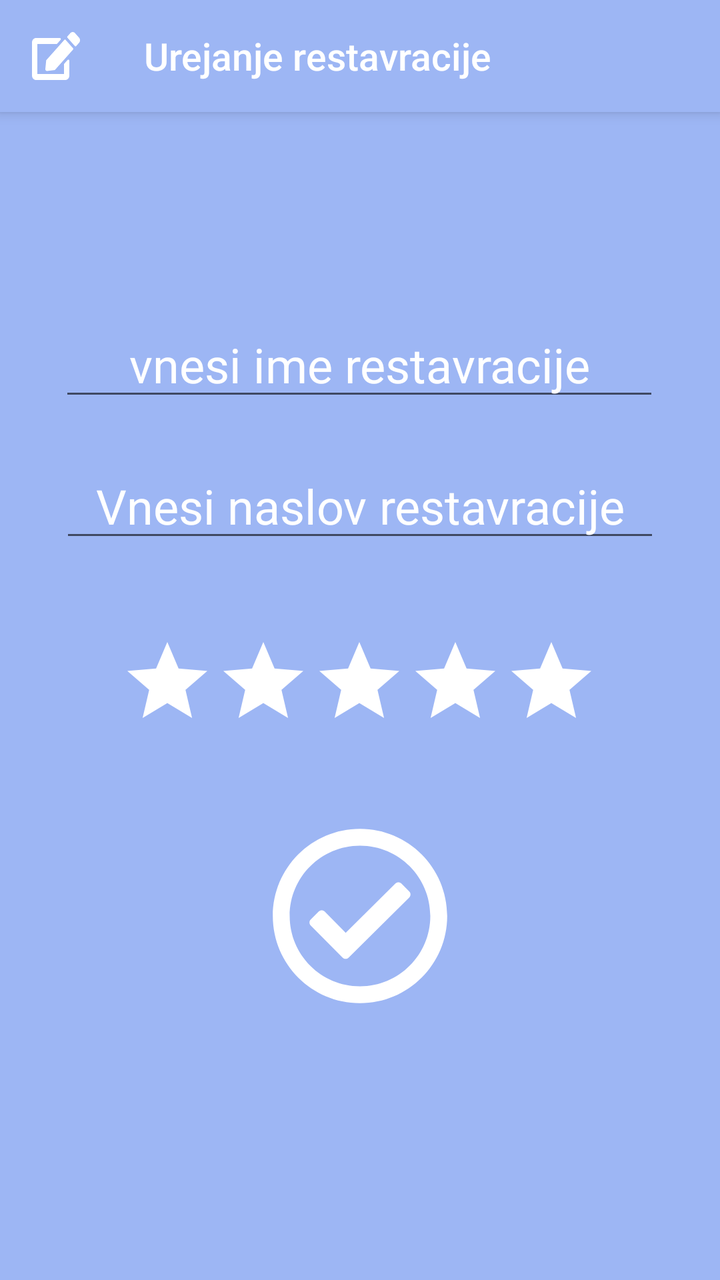
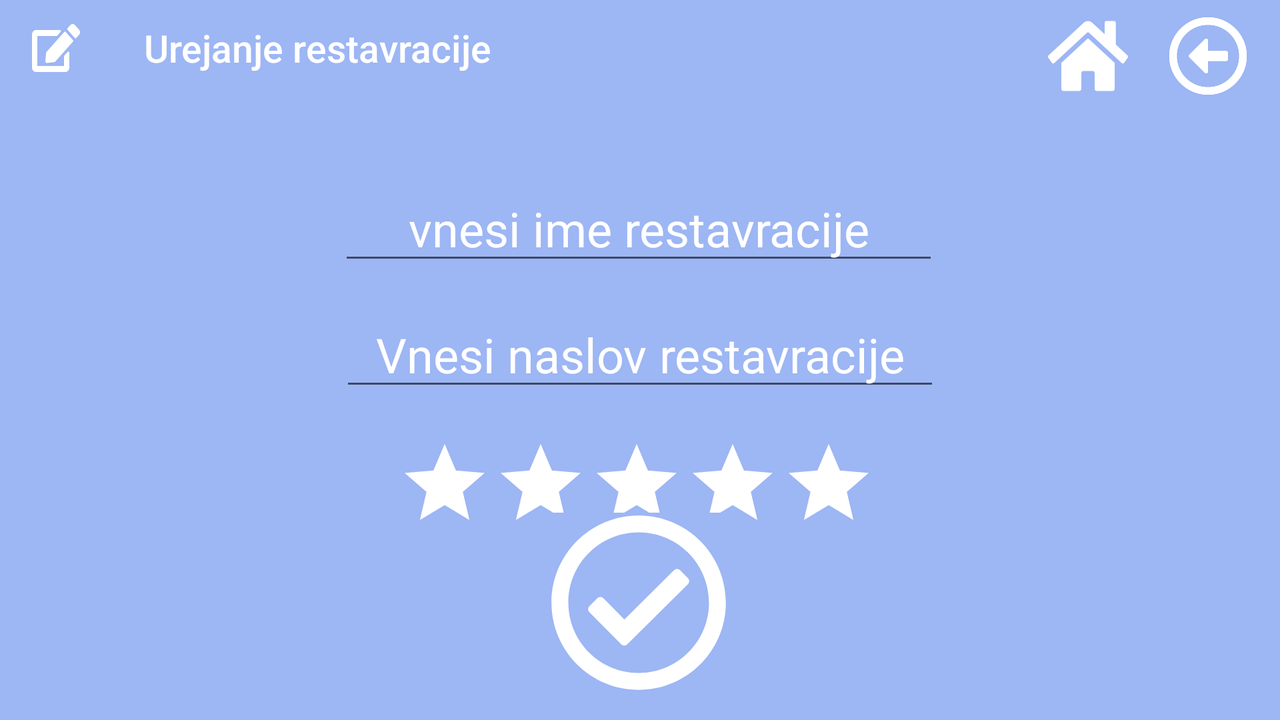

One screen, two layout resources from the same app: the default and the repository's alternative for another configuration. Each is rendered where Android would select it; the XML of both is given below.
<!-- AndroidManifest.xml: application theme AppTheme -->
<!-- res/layout/activity_urejanje_restavracije.xml -->
<?xml version="1.0" encoding="utf-8"?>
<android.support.constraint.ConstraintLayout xmlns:android="http://schemas.android.com/apk/res/android"
    xmlns:app="http://schemas.android.com/apk/res-auto"
    xmlns:tools="http://schemas.android.com/tools"
    android:layout_width="match_parent"
    android:layout_height="match_parent"
    tools:context=".Urejanje_restavracije"
    android:background="@color/background">

    <android.support.v7.widget.Toolbar
        android:id="@+id/toolbar_urejanje_restavracij"
        android:layout_width="match_parent"
        android:layout_height="?attr/actionBarSize"
        android:layout_marginStart="0dp"
        android:layout_marginLeft="0dp"
        android:layout_marginTop="0dp"
        android:layout_marginEnd="0dp"
        android:layout_marginRight="0dp"
        android:background="@color/background"
        android:elevation="4dp"
        android:paddingLeft="10dp"
        android:theme="@style/toolbar_icon"
        app:layout_constraintEnd_toEndOf="parent"
        app:layout_constraintStart_toStartOf="parent"
        app:layout_constraintTop_toTopOf="parent"
        app:navigationIcon="@drawable/ic_edit"
        app:popupTheme="@style/ThemeOverlay.AppCompat.Light"
        app:title="Urejanje restavracije"
        app:titleTextAppearance="@style/toolbar"
        app:titleTextColor="@color/white" />

    <EditText
        android:id="@+id/urejanje_ime_restavracije"
        android:layout_width="300dp"
        android:layout_height="wrap_content"
        android:layout_marginStart="8dp"
        android:layout_marginLeft="8dp"
        android:layout_marginTop="100dp"
        android:layout_marginEnd="8dp"
        android:layout_marginRight="8dp"
        android:gravity="center"
        android:hint="vnesi ime restavracije"
        android:inputType="text"
        android:textColor="@color/white"
        android:textColorHint="@color/white"
        android:textSize="24dp"
        app:layout_constraintEnd_toEndOf="parent"
        app:layout_constraintHorizontal_bias="0.494"
        app:layout_constraintStart_toStartOf="parent"
        app:layout_constraintTop_toBottomOf="@+id/toolbar_urejanje_restavracij" />

    <EditText
        android:id="@+id/urejanje_naslov_restavracije"
        android:layout_width="300dp"
        android:layout_height="wrap_content"
        android:layout_marginStart="8dp"
        android:layout_marginLeft="8dp"
        android:layout_marginTop="8dp"
        android:layout_marginEnd="8dp"
        android:layout_marginRight="8dp"
        android:layout_marginBottom="8dp"
        android:inputType="text"
        android:hint="Vnesi naslov restavracije"
        android:gravity="center"
        android:textSize="24dp"
        android:textColor="@color/white"
        android:textColorHint="@color/white"
        app:layout_constraintBottom_toBottomOf="parent"
        app:layout_constraintEnd_toEndOf="parent"
        app:layout_constraintStart_toStartOf="parent"
        app:layout_constraintTop_toBottomOf="@+id/urejanje_ime_restavracije"
        app:layout_constraintVertical_bias="0.036" />

    <RatingBar
        android:id="@+id/urejanje_dodajanje_rating"
        android:layout_width="wrap_content"
        android:layout_height="wrap_content"
        android:layout_marginStart="8dp"
        android:layout_marginLeft="8dp"
        android:layout_marginTop="8dp"
        android:layout_marginEnd="8dp"
        android:layout_marginRight="8dp"
        android:layout_marginBottom="8dp"
        android:numStars="5"
        android:stepSize="1"
        app:layout_constraintBottom_toBottomOf="parent"
        app:layout_constraintEnd_toEndOf="parent"
        app:layout_constraintHorizontal_bias="0.496"
        app:layout_constraintStart_toStartOf="parent"
        app:layout_constraintTop_toBottomOf="@+id/urejanje_naslov_restavracije"
        app:layout_constraintVertical_bias="0.113"
        android:progressBackgroundTint="@color/white"
        android:progressTint="@color/gold"/>

    <Button
        android:id="@+id/urejanje_potrdi"
        android:layout_width="wrap_content"
        android:layout_height="wrap_content"
        android:layout_marginStart="0dp"
        android:layout_marginLeft="0dp"
        android:layout_marginTop="0dp"
        android:layout_marginEnd="0dp"
        android:layout_marginRight="0dp"
        android:layout_marginBottom="0dp"
        app:layout_constraintBottom_toBottomOf="parent"
        app:layout_constraintEnd_toEndOf="parent"
        app:layout_constraintStart_toStartOf="parent"
        app:layout_constraintTop_toBottomOf="@+id/urejanje_naslov_restavracije"
        android:drawableLeft="@drawable/ic_check_circle"
        android:background="@color/background"
        android:drawableTint="@color/white"
        style="?android:attr/borderlessButtonStyle"
        />

</android.support.constraint.ConstraintLayout>
<!-- resources referenced by this layout -->
<resources>
  <color name="background">#9DB6F4</color>
  <color name="gold">#FFD700</color>
  <color name="white">#FFFFFF</color>
  <!-- drawable ic_check_circle (drawable) -->
  <vector android:height="90dp" android:viewportHeight="512"
      android:viewportWidth="512" android:width="90dp" xmlns:android="http://schemas.android.com/apk/res/android">
      <path android:fillColor="#FF000000" android:pathData="M256,8C119.033,8 8,119.033 8,256s111.033,248 248,248 248,-111.033 248,-248S392.967,8 256,8zM256,56c110.532,0 200,89.451 200,200 0,110.532 -89.451,200 -200,200 -110.532,0 -200,-89.451 -200,-200 0,-110.532 89.451,-200 200,-200m140.204,130.267l-22.536,-22.718c-4.667,-4.705 -12.265,-4.736 -16.97,-0.068L215.346,303.697l-59.792,-60.277c-4.667,-4.705 -12.265,-4.736 -16.97,-0.069l-22.719,22.536c-4.705,4.667 -4.736,12.265 -0.068,16.971l90.781,91.516c4.667,4.705 12.265,4.736 16.97,0.068l172.589,-171.204c4.704,-4.668 4.734,-12.266 0.067,-16.971z"/>
  </vector>
  <!-- drawable ic_edit (drawable) -->
  <vector android:height="24dp" android:viewportHeight="512"
      android:viewportWidth="576" android:width="24dp" xmlns:android="http://schemas.android.com/apk/res/android">
      <path android:fillColor="#FFFFFF" android:pathData="M402.6,83.2l90.2,90.2c3.8,3.8 3.8,10 0,13.8L274.4,405.6l-92.8,10.3c-12.4,1.4 -22.9,-9.1 -21.5,-21.5l10.3,-92.8L388.8,83.2c3.8,-3.8 10,-3.8 13.8,0zM564.6,60.3l-48.8,-48.8c-15.2,-15.2 -39.9,-15.2 -55.2,0l-35.4,35.4c-3.8,3.8 -3.8,10 0,13.8l90.2,90.2c3.8,3.8 10,3.8 13.8,0l35.4,-35.4c15.2,-15.3 15.2,-40 0,-55.2zM384,346.2L384,448L64,448L64,128h229.8c3.2,0 6.2,-1.3 8.5,-3.5l40,-40c7.6,-7.6 2.2,-20.5 -8.5,-20.5L48,64C21.5,64 0,85.5 0,112v352c0,26.5 21.5,48 48,48h352c26.5,0 48,-21.5 48,-48L448,306.2c0,-10.7 -12.9,-16 -20.5,-8.5l-40,40c-2.2,2.3 -3.5,5.3 -3.5,8.5z"/>
  </vector>
  <style name="toolbar" parent="@style/Base.TextAppearance.AppCompat.Title">
          <item name="android:textSize">19sp</item>
      </style>
  <style name="toolbar_icon">
          <item name="android:tint">#FFFFFF</item>
      </style>
  <style name="AppTheme" parent="Theme.AppCompat.Light.NoActionBar">
          
          <item name="colorPrimary">@color/colorPrimary</item>
          <item name="colorPrimaryDark">@color/colorPrimaryDark</item>
          <item name="colorAccent">@color/colorAccent</item>
      </style>
  <color name="colorPrimary">#008577</color>
  <color name="colorPrimaryDark">#00574B</color>
  <color name="colorAccent">#D81B60</color>
</resources>
<!-- res/layout-land/activity_urejanje_restavracije.xml (the repository's variant of the layout above) -->
<!-- drawn on the phone turned sideways -->
<?xml version="1.0" encoding="utf-8"?>
<android.support.constraint.ConstraintLayout xmlns:android="http://schemas.android.com/apk/res/android"
    xmlns:app="http://schemas.android.com/apk/res-auto"
    xmlns:tools="http://schemas.android.com/tools"
    android:layout_width="match_parent"
    android:layout_height="match_parent"
    tools:context=".Urejanje_restavracije"
    android:background="@color/background">

    <android.support.v7.widget.Toolbar
        android:id="@+id/toolbar_urejanje_restavracij"
        android:layout_width="match_parent"
        android:layout_height="?attr/actionBarSize"
        android:background="@color/background"
        android:paddingLeft="5dp"
        android:theme="@style/toolbar_icon"
        app:layout_constraintStart_toStartOf="parent"
        app:layout_constraintTop_toTopOf="parent"
        app:navigationIcon="@drawable/ic_edit"
        app:popupTheme="@style/ThemeOverlay.AppCompat.Light"
        app:title="Urejanje restavracije"
        app:titleTextAppearance="@style/toolbar"
        app:titleTextColor="@color/white" />

    <ImageView
        android:id="@+id/urejanje_home"
        android:layout_width="40dp"
        android:layout_height="40dp"
        android:layout_marginTop="8dp"
        android:layout_marginEnd="20dp"
        android:layout_marginRight="81dp"
        android:src="@drawable/ic_home"
        app:layout_constraintEnd_toStartOf="@+id/nazaj_urejanje"
        app:layout_constraintTop_toTopOf="parent" />

    <ImageView
        android:id="@+id/nazaj_urejanje"
        android:layout_width="40dp"
        android:layout_height="40dp"
        android:layout_marginTop="8dp"
        android:layout_marginEnd="16dp"
        android:layout_marginRight="16dp"
        android:src="@drawable/ic_back"
        app:layout_constraintEnd_toEndOf="parent"
        app:layout_constraintTop_toTopOf="parent" />

    <EditText
        android:id="@+id/urejanje_ime_restavracije"
        android:layout_width="300dp"
        android:layout_height="wrap_content"
        android:layout_marginStart="8dp"
        android:layout_marginLeft="8dp"
        android:layout_marginTop="40dp"
        android:layout_marginEnd="8dp"
        android:layout_marginRight="8dp"
        android:gravity="center"
        android:hint="vnesi ime restavracije"
        android:inputType="text"
        android:textColor="@color/white"
        android:textColorHint="@color/white"
        android:textSize="24dp"
        app:layout_constraintEnd_toEndOf="parent"
        app:layout_constraintHorizontal_bias="0.498"
        app:layout_constraintStart_toStartOf="parent"
        app:layout_constraintTop_toBottomOf="@+id/toolbar_urejanje_restavracij" />

    <EditText
        android:id="@+id/urejanje_naslov_restavracije"
        android:layout_width="300dp"
        android:layout_height="wrap_content"
        android:layout_marginStart="8dp"
        android:layout_marginLeft="8dp"
        android:layout_marginTop="8dp"
        android:layout_marginEnd="8dp"
        android:layout_marginRight="8dp"
        android:layout_marginBottom="8dp"
        android:inputType="text"
        android:hint="Vnesi naslov restavracije"
        android:gravity="center"
        android:textSize="24dp"
        android:textColor="@color/white"
        android:textColorHint="@color/white"
        app:layout_constraintBottom_toBottomOf="parent"
        app:layout_constraintEnd_toEndOf="parent"
        app:layout_constraintStart_toStartOf="parent"
        app:layout_constraintTop_toBottomOf="@+id/urejanje_ime_restavracije"
        app:layout_constraintVertical_bias="0.036" />

    <RatingBar
        android:id="@+id/urejanje_dodajanje_rating"
        android:layout_width="wrap_content"
        android:layout_height="wrap_content"
        android:layout_marginStart="8dp"
        android:layout_marginLeft="8dp"
        android:layout_marginTop="8dp"
        android:layout_marginEnd="8dp"
        android:layout_marginRight="8dp"
        android:layout_marginBottom="8dp"
        android:numStars="5"
        android:stepSize="1"
        app:layout_constraintBottom_toBottomOf="parent"
        app:layout_constraintEnd_toEndOf="parent"
        app:layout_constraintHorizontal_bias="0.496"
        app:layout_constraintStart_toStartOf="parent"
        app:layout_constraintTop_toBottomOf="@+id/urejanje_naslov_restavracije"
        app:layout_constraintVertical_bias="0.113"
        android:progressBackgroundTint="@color/white"
        android:progressTint="@color/gold"/>

    <Button
        android:id="@+id/urejanje_potrdi"
        style="?android:attr/borderlessButtonStyle"
        android:layout_width="wrap_content"
        android:layout_height="wrap_content"
        android:background="@color/background"
        android:drawableLeft="@drawable/ic_check_circle"
        android:drawableTint="@color/white"
        app:layout_constraintBottom_toBottomOf="parent"
        app:layout_constraintEnd_toEndOf="parent"
        app:layout_constraintHorizontal_bias="0.499"
        app:layout_constraintStart_toStartOf="parent"
        app:layout_constraintTop_toBottomOf="@+id/urejanje_naslov_restavracije"
        app:layout_constraintVertical_bias="0.806" />

</android.support.constraint.ConstraintLayout>
<!-- resources referenced by the variant -->
<!-- as the phone turned sideways resolves them -->
<resources>
  <color name="background">#9DB6F4</color>
  <color name="gold">#FFD700</color>
  <color name="white">#FFFFFF</color>
  <!-- drawable ic_check_circle (drawable) -->
  <vector android:height="90dp" android:viewportHeight="512"
      android:viewportWidth="512" android:width="90dp" xmlns:android="http://schemas.android.com/apk/res/android">
      <path android:fillColor="#FF000000" android:pathData="M256,8C119.033,8 8,119.033 8,256s111.033,248 248,248 248,-111.033 248,-248S392.967,8 256,8zM256,56c110.532,0 200,89.451 200,200 0,110.532 -89.451,200 -200,200 -110.532,0 -200,-89.451 -200,-200 0,-110.532 89.451,-200 200,-200m140.204,130.267l-22.536,-22.718c-4.667,-4.705 -12.265,-4.736 -16.97,-0.068L215.346,303.697l-59.792,-60.277c-4.667,-4.705 -12.265,-4.736 -16.97,-0.069l-22.719,22.536c-4.705,4.667 -4.736,12.265 -0.068,16.971l90.781,91.516c4.667,4.705 12.265,4.736 16.97,0.068l172.589,-171.204c4.704,-4.668 4.734,-12.266 0.067,-16.971z"/>
  </vector>
  <!-- drawable ic_edit (drawable) -->
  <vector android:height="24dp" android:viewportHeight="512"
      android:viewportWidth="576" android:width="24dp" xmlns:android="http://schemas.android.com/apk/res/android">
      <path android:fillColor="#FFFFFF" android:pathData="M402.6,83.2l90.2,90.2c3.8,3.8 3.8,10 0,13.8L274.4,405.6l-92.8,10.3c-12.4,1.4 -22.9,-9.1 -21.5,-21.5l10.3,-92.8L388.8,83.2c3.8,-3.8 10,-3.8 13.8,0zM564.6,60.3l-48.8,-48.8c-15.2,-15.2 -39.9,-15.2 -55.2,0l-35.4,35.4c-3.8,3.8 -3.8,10 0,13.8l90.2,90.2c3.8,3.8 10,3.8 13.8,0l35.4,-35.4c15.2,-15.3 15.2,-40 0,-55.2zM384,346.2L384,448L64,448L64,128h229.8c3.2,0 6.2,-1.3 8.5,-3.5l40,-40c7.6,-7.6 2.2,-20.5 -8.5,-20.5L48,64C21.5,64 0,85.5 0,112v352c0,26.5 21.5,48 48,48h352c26.5,0 48,-21.5 48,-48L448,306.2c0,-10.7 -12.9,-16 -20.5,-8.5l-40,40c-2.2,2.3 -3.5,5.3 -3.5,8.5z"/>
  </vector>
  <!-- drawable ic_home (drawable) -->
  <vector android:height="40dp" android:viewportHeight="512"
      android:viewportWidth="576" android:width="40dp" xmlns:android="http://schemas.android.com/apk/res/android">
      <path android:fillColor="#FFFFFF" android:pathData="M280.37,148.26L96,300.11V464a16,16 0,0 0,16 16l112.06,-0.29a16,16 0,0 0,15.92 -16V368a16,16 0,0 1,16 -16h64a16,16 0,0 1,16 16v95.64a16,16 0,0 0,16 16.05L464,480a16,16 0,0 0,16 -16V300L295.67,148.26a12.19,12.19 0,0 0,-15.3 0zM571.6,251.47L488,182.56V44.05a12,12 0,0 0,-12 -12h-56a12,12 0,0 0,-12 12v72.61L318.47,43a48,48 0,0 0,-61 0L4.34,251.47a12,12 0,0 0,-1.6 16.9l25.5,31A12,12 0,0 0,45.15 301l235.22,-193.74a12.19,12.19 0,0 1,15.3 0L530.9,301a12,12 0,0 0,16.9 -1.6l25.5,-31a12,12 0,0 0,-1.7 -16.93z"/>
  </vector>
  <style name="toolbar" parent="@style/Base.TextAppearance.AppCompat.Title">
          <item name="android:textSize">19sp</item>
      </style>
  <style name="toolbar_icon">
          <item name="android:tint">#FFFFFF</item>
      </style>
  <style name="AppTheme" parent="Theme.AppCompat.Light.NoActionBar">
          
          <item name="colorPrimary">@color/colorPrimary</item>
          <item name="colorPrimaryDark">@color/colorPrimaryDark</item>
          <item name="colorAccent">@color/colorAccent</item>
      </style>
  <color name="colorPrimary">#008577</color>
  <color name="colorPrimaryDark">#00574B</color>
  <color name="colorAccent">#D81B60</color>
</resources>
